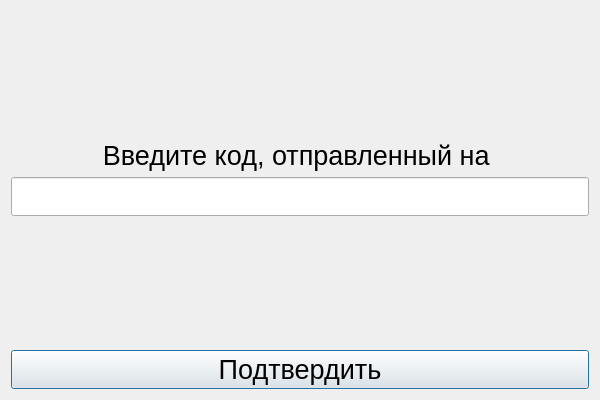
<?xml version="1.0" encoding="UTF-8"?>
<ui version="4.0">
 <class>Dialog</class>
 <widget class="QDialog" name="Dialog">
  <property name="geometry">
   <rect>
    <x>0</x>
    <y>0</y>
    <width>600</width>
    <height>400</height>
   </rect>
  </property>
  <property name="minimumSize">
   <size>
    <width>600</width>
    <height>400</height>
   </size>
  </property>
  <property name="maximumSize">
   <size>
    <width>600</width>
    <height>400</height>
   </size>
  </property>
  <property name="windowTitle">
   <string>Dialog</string>
  </property>
  <layout class="QVBoxLayout" name="verticalLayout">
   <item>
    <spacer name="verticalSpacer_2">
     <property name="orientation">
      <enum>Qt::Vertical</enum>
     </property>
     <property name="sizeHint" stdset="0">
      <size>
       <width>20</width>
       <height>40</height>
      </size>
     </property>
    </spacer>
   </item>
   <item>
    <widget class="QLabel" name="label">
     <property name="font">
      <font>
       <pointsize>20</pointsize>
      </font>
     </property>
     <property name="text">
      <string>Введите код, отправленный на </string>
     </property>
     <property name="alignment">
      <set>Qt::AlignCenter</set>
     </property>
    </widget>
   </item>
   <item>
    <widget class="QLineEdit" name="lineEdit">
     <property name="font">
      <font>
       <pointsize>20</pointsize>
      </font>
     </property>
    </widget>
   </item>
   <item>
    <spacer name="verticalSpacer">
     <property name="orientation">
      <enum>Qt::Vertical</enum>
     </property>
     <property name="sizeHint" stdset="0">
      <size>
       <width>20</width>
       <height>40</height>
      </size>
     </property>
    </spacer>
   </item>
   <item>
    <widget class="QPushButton" name="pushButton">
     <property name="font">
      <font>
       <pointsize>20</pointsize>
      </font>
     </property>
     <property name="text">
      <string>Подтвердить</string>
     </property>
    </widget>
   </item>
  </layout>
 </widget>
 <resources/>
 <connections/>
</ui>
